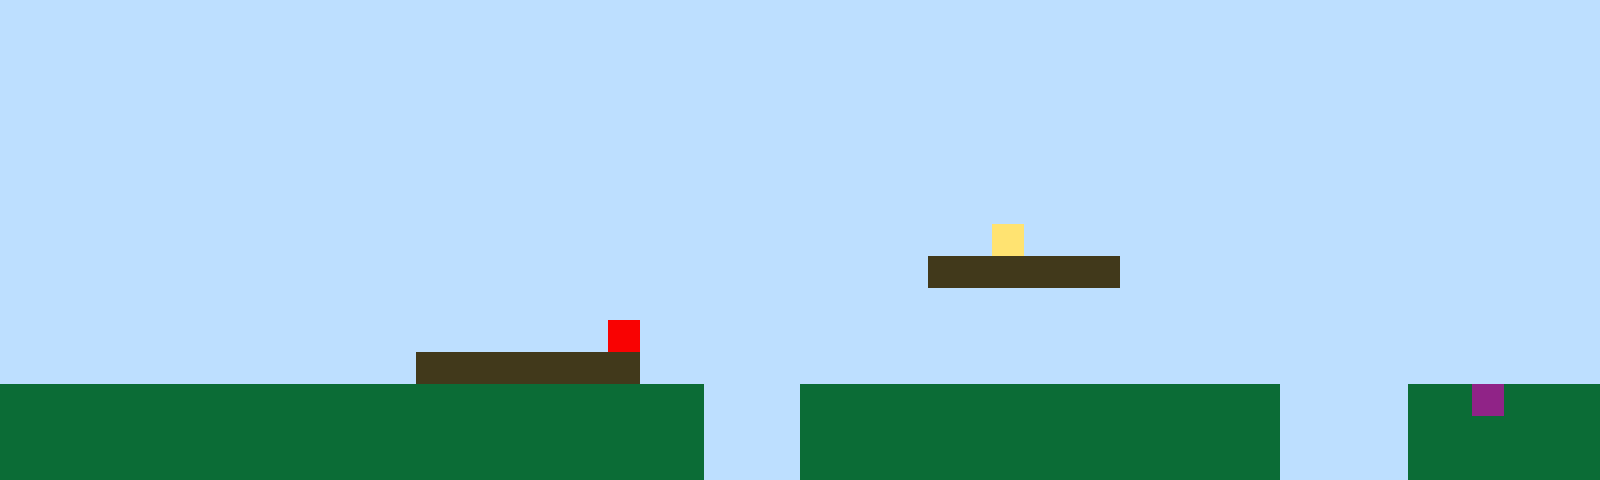

This is a level from a 2D game, rendered from its Tiled map with the project's own tilesets. A one-line summary and the complete map file follow:
An orthogonal 50x15 tile map with 32x32 px tiles, 1 tile layer (Tile Layer 1).

<map version="1.10" tiledversion="1.11.2" orientation="orthogonal" renderorder="right-up" width="50" height="15" tilewidth="32" tileheight="32" infinite="0" nextlayerid="2" nextobjectid="1"><editorsettings><export target="map1.csv" format="csv" /></editorsettings><tileset firstgid="1" name="sprites" tilewidth="32" tileheight="32" tilecount="6" columns="3"><image source="sprites.png" width="96" height="64" /></tileset><layer id="1" name="Tile Layer 1" width="50" height="15"><data encoding="csv">1,1,1,1,1,1,1,1,1,1,1,1,1,1,1,1,1,1,1,1,1,1,1,1,1,1,1,1,1,1,1,1,1,1,1,1,1,1,1,1,1,1,1,1,1,1,1,1,1,1,1,1,1,1,1,1,1,1,1,1,1,1,1,1,1,1,1,1,1,1,1,1,1,1,1,1,1,1,1,1,1,1,1,1,1,1,1,1,1,1,1,1,1,1,1,1,1,1,1,1,1,1,1,1,1,1,1,1,1,1,1,1,1,1,1,1,1,1,1,1,1,1,1,1,1,1,1,1,1,1,1,1,1,1,1,1,1,1,1,1,1,1,1,1,1,1,1,1,1,1,1,1,1,1,1,1,1,1,1,1,1,1,1,1,1,1,1,1,1,1,1,1,1,1,1,1,1,1,1,1,1,1,1,1,1,1,1,1,1,1,1,1,1,1,1,1,1,1,1,1,1,1,1,1,1,1,1,1,1,1,1,1,1,1,1,1,1,1,1,1,1,1,1,1,1,1,1,1,1,1,1,1,1,1,1,1,1,1,1,1,1,1,1,1,1,1,1,1,1,1,1,1,1,1,1,1,1,1,1,1,1,1,1,1,1,1,1,1,1,1,1,1,1,1,1,1,1,1,1,1,1,1,1,1,1,1,1,1,1,1,1,1,1,1,1,1,1,1,1,1,1,1,1,1,1,1,1,1,1,1,1,1,1,1,1,1,1,1,1,1,1,1,1,1,1,1,1,1,1,1,1,1,1,1,1,1,1,1,1,1,1,1,1,1,1,1,1,1,1,1,1,1,1,1,1,1,1,1,1,1,1,1,1,1,1,1,1,1,1,1,1,1,1,1,1,1,1,1,1,1,1,4,1,1,1,1,1,1,1,1,1,1,1,1,1,1,1,1,1,1,1,1,1,1,1,1,1,1,1,1,1,1,1,1,1,1,1,1,1,1,1,1,1,1,1,1,1,1,1,3,3,3,3,3,3,1,1,1,1,1,1,1,1,1,1,1,1,1,1,1,1,1,1,1,1,1,1,1,1,1,1,1,1,1,1,1,1,1,1,1,1,1,1,1,1,1,1,1,1,1,1,1,1,1,1,1,1,1,1,1,1,1,1,1,1,1,1,1,1,1,1,1,1,1,1,1,1,1,1,1,1,1,1,1,1,1,1,1,1,5,1,1,1,1,1,1,1,1,1,1,1,1,1,1,1,1,1,1,1,1,1,1,1,1,1,1,1,1,1,1,1,1,1,1,1,1,1,1,1,1,1,1,1,3,3,3,3,3,3,3,1,1,1,1,1,1,1,1,1,1,1,1,1,1,1,1,1,1,1,1,1,1,1,1,1,1,1,1,1,1,2,2,2,2,2,2,2,2,2,2,2,2,2,2,2,2,2,2,2,2,2,2,1,1,1,2,2,2,2,2,2,2,2,2,2,2,2,2,2,2,1,1,1,1,2,2,6,2,2,2,2,2,2,2,2,2,2,2,2,2,2,2,2,2,2,2,2,2,2,2,2,2,1,1,1,2,2,2,2,2,2,2,2,2,2,2,2,2,2,2,1,1,1,1,2,2,2,2,2,2,2,2,2,2,2,2,2,2,2,2,2,2,2,2,2,2,2,2,2,2,2,2,1,1,1,2,2,2,2,2,2,2,2,2,2,2,2,2,2,2,1,1,1,1,2,2,2,2,2,2</data></layer></map>
